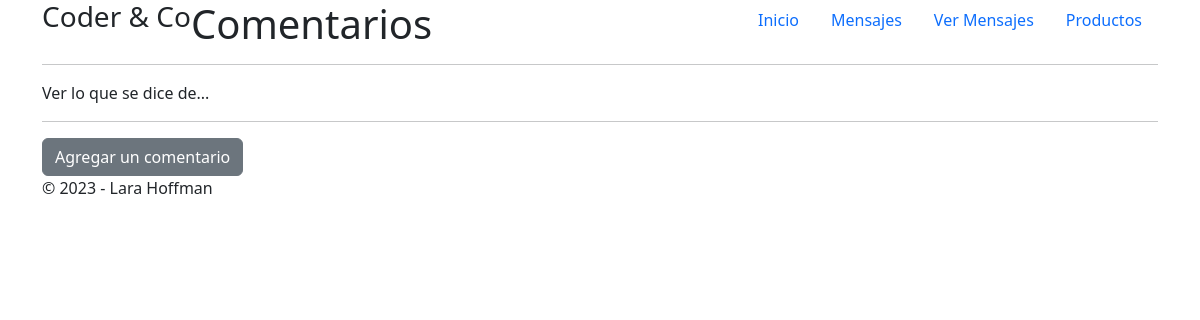
/leerMensajes, run on an earlier commit of the app's database.
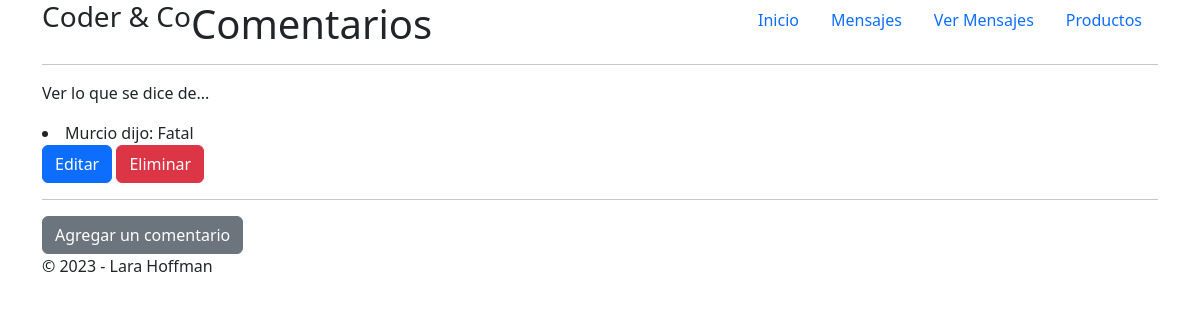
And on a later commit of the database.
### AppFinal/models.py (models this page shows)
class Mensajes(models.Model):
    nombre = models.CharField(max_length=50)
    email = models.EmailField()
    comentario = models.TextField(max_length=200)
    def __str__(self):
        return f"{self.nombre} dijo: {self.comentario}"

### AppFinal/views.py (the view)
# urls.py: path('leerMensajes', views.leerMensajes, name="LeerMensajes"),
def leerMensajes(request):
    mensajes = Mensajes.objects.all()
    context = {"mensajes":mensajes}
    return render(request, "AppFinal/leerMensajes.html", context)

### AppFinal/templates/AppFinal/leerMensajes.html
{% extends "AppFinal/layout.html" %}
{% load static %}
{% block lo-que-cambia %}
    <h1>Comentarios</h1>
    <hr>
    <p>Ver lo que se dice de...</p>
    {% for mensaje in mensajes %}
        <li>{{mensaje}}</li>
        <a class="btn btn-primary" href="{% url 'EditarMensaje' mensaje.nombre %}">Editar</a>
        <a class="btn btn-danger" href="{% url 'EliminarMensaje' mensaje.nombre %}">Eliminar</a>
    {% endfor %}
    <hr>
    <a class="btn btn-secondary" href="mensajes">Agregar un comentario</a>
{% endblock %}

### AppFinal/templates/AppFinal/layout.html (shortened to what this page needs)
<!doctype html>
<html lang="es">
  <head>
    {% load static %}
    <link href="https://cdn.jsdelivr.net/npm/bootstrap@5.3.0-alpha3/dist/css/bootstrap.min.css" rel="stylesheet">
  </head>
  <body>
  <div class="container">
    <header class="mb-auto">
      <div>
        <h3 class="float-md-start mb-0"><a class="nav-link"href="{% url 'Inicio' %}">Coder & Co</a></h3>
        <nav class="nav nav-masthead justify-content-center float-md-end">
          <a class="nav-link" href="{% url 'Inicio' %}">Inicio</a>
          <a class="nav-link" href="{% url 'Mensajes' %}">Mensajes</a>
          <a class="nav-link" href="{% url 'LeerMensajes' %}">Ver Mensajes</a>
          <a class="nav-link" href="">Productos</a>
        </nav>
      </div>
    </header>
    <div class="">
      {% block lo-que-cambia %}
      {% endblock %}
    </div>
    <footer class="footer">
      <p>© 2023 - Lara Hoffman</p>
    </footer>
    </div>
  </body>
</html>

What changed in the data, as far as the page shows it:
added Mensajes: nombre+comentario "Murcio dijo: Fatal"
